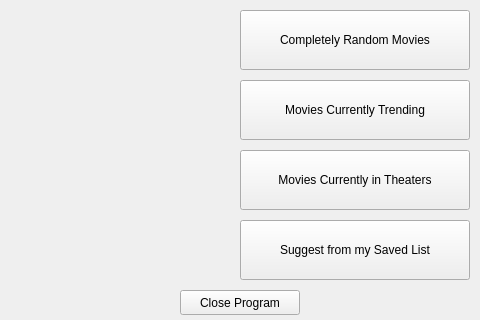
<?xml version="1.0" encoding="UTF-8"?>
<ui version="4.0">
 <class>suggestionWindow</class>
 <widget class="QWidget" name="suggestionWindow">
  <property name="geometry">
   <rect>
    <x>0</x>
    <y>0</y>
    <width>480</width>
    <height>320</height>
   </rect>
  </property>
  <property name="maximumSize">
   <size>
    <width>480</width>
    <height>320</height>
   </size>
  </property>
  <property name="windowTitle">
   <string>Go Ahead, Make My Movie Night by Jonathan Chua</string>
  </property>
  <widget class="QLabel" name="suggestLogo">
   <property name="geometry">
    <rect>
     <x>10</x>
     <y>10</y>
     <width>224</width>
     <height>270</height>
    </rect>
   </property>
   <property name="text">
    <string>&lt;html&gt;&lt;head/&gt;&lt;body&gt;&lt;p&gt;&lt;img src=&quot;:/newPrefix/config/suggestion.png&quot;/&gt;&lt;/p&gt;&lt;/body&gt;&lt;/html&gt;</string>
   </property>
  </widget>
  <widget class="QPushButton" name="randomButton">
   <property name="geometry">
    <rect>
     <x>240</x>
     <y>10</y>
     <width>230</width>
     <height>60</height>
    </rect>
   </property>
   <property name="text">
    <string>Completely Random Movies</string>
   </property>
  </widget>
  <widget class="QPushButton" name="trendyButton">
   <property name="geometry">
    <rect>
     <x>240</x>
     <y>80</y>
     <width>230</width>
     <height>60</height>
    </rect>
   </property>
   <property name="text">
    <string>Movies Currently Trending</string>
   </property>
  </widget>
  <widget class="QPushButton" name="nowButton">
   <property name="geometry">
    <rect>
     <x>240</x>
     <y>150</y>
     <width>230</width>
     <height>60</height>
    </rect>
   </property>
   <property name="text">
    <string>Movies Currently in Theaters</string>
   </property>
  </widget>
  <widget class="QPushButton" name="savedButton">
   <property name="geometry">
    <rect>
     <x>240</x>
     <y>220</y>
     <width>230</width>
     <height>60</height>
    </rect>
   </property>
   <property name="text">
    <string>Suggest from my Saved List</string>
   </property>
  </widget>
  <widget class="QPushButton" name="closeButton">
   <property name="geometry">
    <rect>
     <x>180</x>
     <y>290</y>
     <width>120</width>
     <height>25</height>
    </rect>
   </property>
   <property name="text">
    <string>Close Program</string>
   </property>
  </widget>
 </widget>
 <resources>
  <include location="resources.qrc"/>
 </resources>
 <connections/>
</ui>
